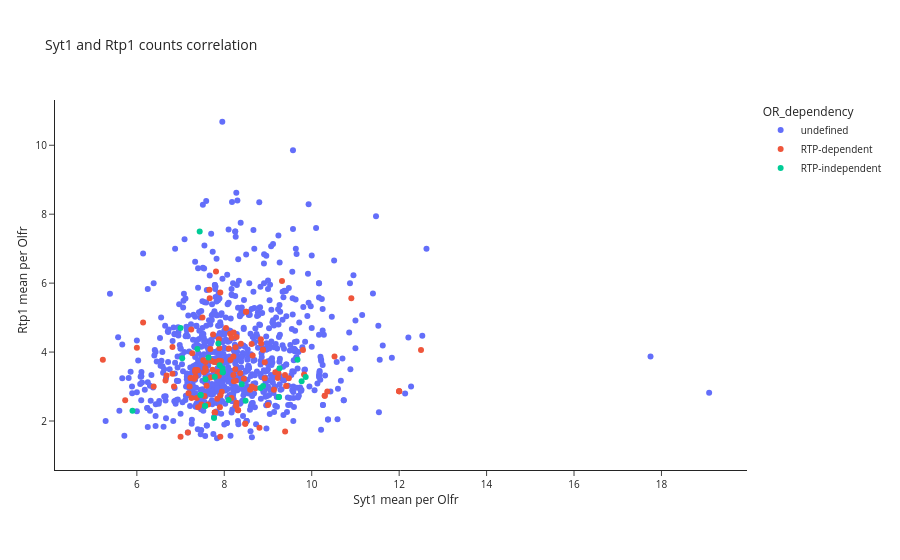

Source (notebook cell):
### Code cell
subset = Syt1_df[Syt1_df.num_cells > 5].copy()

fig = px.scatter(subset,
                x="Syt1_mean", 
                y="Rtp1_mean", 
                hover_data= ["Olfr"]
                )

fig.update_layout(
    title='Syt1 and Rtp1 counts correlation',
    xaxis_title='Syt1 mean per Olfr',
    yaxis_title='Rtp1 mean per Olfr',
    template='simple_white',
    margin=dict(l=50,r=50,b=100,t=100,pad=10),
    font=dict(
        size=10,  # Set the font size here
    )
)
fig.show()
# fig.write_html('../output/tsukahara/Syt1_analysis/Syt1_Rtp1_scatter_mean.html')

### Figure 1 — Plotly figure (JSON) as saved in the notebook; plotly's stock layout.template omitted (floating-point values rounded to 4 significant figures; data arrays with more than 128 entries replaced by an {"elided": "..."} marker saying what was removed)
{"data": [{"customdata": {"elided": "809x1 str values"}, "hovertemplate": "OR_dependency=undefined<br>Syt1_mean=%{x}<br>Rtp1_mean=%{y}<br>Olfr=%{customdata[0]}<extra></extra>", "legendgroup": "undefined", "marker": {"color": "#636efa", "symbol": "circle"}, "mode": "markers", "name": "undefined", "orientation": "v", "showlegend": true, "type": "scatter", "x": {"elided": "809 float values"}, "xaxis": "x", "y": {"elided": "809 float values"}, "yaxis": "y"}, {"customdata": [["Olfr1015"], ["Olfr1018"], ["Olfr1030"], ["Olfr1031"], ["Olfr1032"], ["Olfr1044"], ["Olfr1052"], ["Olfr1065"], ["Olfr1094"], ["Olfr11"], ["Olfr1106"], ["Olfr1137"], ["Olfr1151"], ["Olfr1157"], ["Olfr1160"], ["Olfr1170"], ["Olfr1228"], ["Olfr123"], ["Olfr1233"], ["Olfr1234"], ["Olfr124"], ["Olfr124"], ["Olfr1258"], ["Olfr13"], ["Olfr1312"], ["Olfr1323"], ["Olfr1350"], ["Olfr1352"], ["Olfr1352"], ["Olfr1356"], ["Olfr1366"], ["Olfr139"], ["Olfr1406"], ["Olfr1417"], ["Olfr1426"], ["Olfr1440"], ["Olfr1444"], ["Olfr146"], ["Olfr1467"], ["Olfr1484"], ["Olfr1494"], ["Olfr1500"], ["Olfr177"], ["Olfr198"], ["Olfr206"], ["Olfr212"], ["Olfr228"], ["Olfr231"], ["Olfr303"], ["Olfr319"], ["Olfr32"], ["Olfr332"], ["Olfr357"], ["Olfr376"], ["Olfr38"], ["Olfr424"], ["Olfr433"], ["Olfr459"], ["Olfr466"], ["Olfr481"], ["Olfr483"], ["Olfr488"], ["Olfr50"], ["Olfr508"], ["Olfr518"], ["Olfr52"], ["Olfr522"], ["Olfr531"], ["Olfr54"], ["Olfr54"], ["Olfr541"], ["Olfr569"], ["Olfr569"], ["Olfr569"], ["Olfr59"], ["Olfr599"], ["Olfr6"], ["Olfr610"], ["Olfr618"], ["Olfr622"], ["Olfr623"], ["Olfr630"], ["Olfr635"], ["Olfr640"], ["Olfr646"], ["Olfr646"], ["Olfr677"], ["Olfr683"], ["Olfr683"], ["Olfr70"], ["Olfr701"], ["Olfr703"], ["Olfr713"], ["Olfr713"], ["Olfr716"], ["Olfr722"], ["Olfr726"], ["Olfr728"], ["Olfr736"], ["Olfr749"], ["Olfr749"], ["Olfr77"], ["Olfr791"], ["Olfr792"], ["Olfr809"], ["Olfr818"], ["Olfr824"], ["Olfr828"], ["Olfr845"], ["Olfr887"], ["Olfr919"], ["Olfr943"], ["Olfr943"], ["Olfr96"], ["Olfr961"], ["Olfr967"], ["Olfr97"], ["Olfr97"], ["Olfr974"], ["Olfr981"], ["Olfr99"], ["Olfr992"], ["Olfr992"], ["Olfr992"]], "hovertemplate": "OR_dependency=RTP-dependent<br>Syt1_mean=%{x}<br>Rtp1_mean=%{y}<br>Olfr=%{customdata[0]}<extra></extra>", "legendgroup": "RTP-dependent", "marker": {"color": "#EF553B", "symbol": "circle"}, "mode": "markers", "name": "RTP-dependent", "orientation": "v", "showlegend": true, "type": "scatter", "x": [8.262, 8.924, 7.314, 8.133, 8.219, 10.52, 12.5, 9, 8.167, 6.815, 7.875, 9.167, 9.222, 7.344, 8.214, 8.278, 7.245, 8.105, 9.136, 7.744, 7.231, 7.231, 8.837, 7.476, 8.257, 6, 7.63, 9.419, 9.419, 7.571, 8.25, 7.889, 7.182, 9.32, 7.578, 7.66, 6.385, 7.926, 8.714, 7.37, 7.766, 7.909, 9.476, 10.36, 8.65, 7.831, 7.333, 8.926, 8.625, 7.667, 7.684, 7.267, 7.875, 9.825, 7.167, 10.91, 8.591, 5.222, 7.7, 8.844, 7.5, 8.633, 7.909, 7.4, 7.9, 8.449, 8.27, 7.85, 8.316, 8.316, 7.733, 7.783, 7.783, 7.783, 9.24, 8.804, 7.68, 7.912, 7.595, 6.85, 7.25, 9.391, 8.14, 7.943, 8.48, 8.48, 5.733, 7.865, 7.865, 7.84, 7.533, 7.545, 7.389, 7.389, 7.333, 7.565, 8.039, 7.81, 6.655, 10.3, 10.3, 6.679, 8.379, 8.167, 7.875, 8.208, 7.207, 7.839, 6.143, 9.389, 7, 8.5, 8.5, 8.283, 8.364, 8.208, 8.884, 8.884, 7.52, 9.8, 6.815, 12, 12, 12], "xaxis": "x", "y": [3.167, 3.237, 3.229, 4.533, 3.156, 3.87, 4.062, 2.462, 2.667, 3.37, 3.312, 3.417, 3.25, 3.281, 4.571, 2.528, 4.655, 4.105, 2.909, 4.513, 3.25, 3.25, 4.372, 2.476, 4.143, 4.125, 2.481, 3.016, 3.016, 3.714, 3.5, 4.111, 2.803, 6.06, 3.467, 5.809, 3, 3.741, 2.952, 2.667, 3.714, 1.545, 3.238, 2.857, 3.9, 3.708, 3.429, 3.704, 4.232, 5.564, 3.263, 3.967, 3.75, 3.35, 1.667, 5.562, 2.909, 3.778, 3.75, 4.25, 5, 3, 5.727, 2.4, 2.4, 3.224, 2.432, 3.7, 2.316, 2.316, 3.489, 2.246, 2.246, 2.246, 3.38, 1.804, 4.087, 2.75, 3.024, 3, 2.667, 1.696, 3.767, 2.849, 1.92, 1.92, 2.6, 3.419, 3.419, 3.36, 3.417, 2.727, 3.472, 3.472, 3.481, 3.536, 4.699, 6.34, 3.172, 2.73, 2.73, 3.321, 4.241, 4.417, 4.375, 3.875, 3, 2.645, 4.857, 3.333, 1.545, 5.167, 5.167, 4.435, 3.386, 3.333, 4.07, 4.07, 3.76, 4.057, 4.148, 2.867, 2.867, 2.867], "yaxis": "y"}, {"customdata": [["Olfr103"], ["Olfr1057"], ["Olfr1226"], ["Olfr1239"], ["Olfr1250"], ["Olfr1336"], ["Olfr1362"], ["Olfr1370"], ["Olfr1395"], ["Olfr1442"], ["Olfr15"], ["Olfr15"], ["Olfr1508"], ["Olfr168"], ["Olfr168"], ["Olfr204"], ["Olfr218"], ["Olfr449"], ["Olfr539"], ["Olfr544"], ["Olfr544"], ["Olfr558"], ["Olfr558"], ["Olfr644"], ["Olfr666"], ["Olfr715"], ["Olfr733"], ["Olfr740"], ["Olfr743"]], "hovertemplate": "OR_dependency=RTP-independent<br>Syt1_mean=%{x}<br>Rtp1_mean=%{y}<br>Olfr=%{customdata[0]}<extra></extra>", "legendgroup": "RTP-independent", "marker": {"color": "#00cc96", "symbol": "circle"}, "mode": "markers", "name": "RTP-independent", "orientation": "v", "showlegend": true, "type": "scatter", "x": [9.265, 8.487, 7.385, 7.959, 7.64, 7.037, 7.766, 9.675, 7.782, 7.438, 7.459, 7.459, 7.864, 7.964, 7.964, 9.862, 5.9, 8.098, 7, 7.561, 7.561, 9.25, 9.25, 8.4, 9.769, 8.887, 8.826, 7.895, 7.57], "xaxis": "x", "y": [3.529, 2.59, 4.087, 3.52, 3.84, 3.822, 2.085, 3.775, 3.282, 7.5, 2.752, 2.752, 4.252, 3.417, 3.417, 3.276, 2.3, 2.607, 4.7, 2.439, 2.439, 2.7, 2.7, 3.067, 3.154, 3.016, 2.957, 3.621, 3.209], "yaxis": "y"}], "layout": {"font": {"size": 10}, "legend": {"title": {"text": "OR_dependency"}, "tracegroupgap": 0}, "margin": {"b": 100, "l": 50, "pad": 10, "r": 50, "t": 100}, "title": {"text": "Syt1 and Rtp1 counts correlation"}, "xaxis": {"anchor": "y", "domain": [0, 1], "title": {"text": "Syt1 mean per Olfr"}}, "yaxis": {"anchor": "x", "domain": [0, 1], "title": {"text": "Rtp1 mean per Olfr"}}}}
